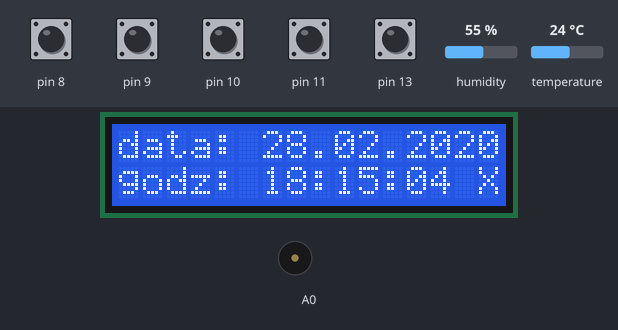
A sketch run on a simulated Arduino Uno, built with avr-gcc and run on an emulated ATmega328P. Parts: 16×2 character LCD, buzzer (waves = sounding). The test bench sets the inputs (shaded band); at power-on: pin 8–11, pin 13 HIGH, humidity 55 %, temperature 24 °C. The local clock reads 2024-03-15 10:24:30 at power-on unless the sketch sets it.

Above: at 4.2 s.
4.3 s: pin 13 pulled LOW for 0.25 s
At 5.2 s:
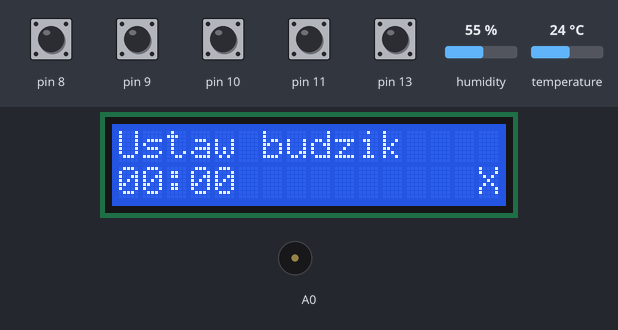
6.0 s: pin 11 pulled LOW for 0.25 s
At 6.4 s:
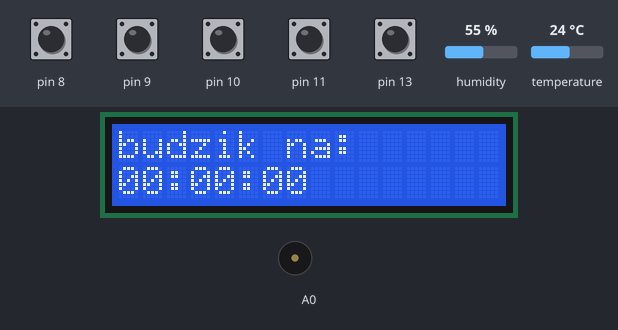
9.2 s: pin 13 pulled LOW for 1 s
At 10.5 s:
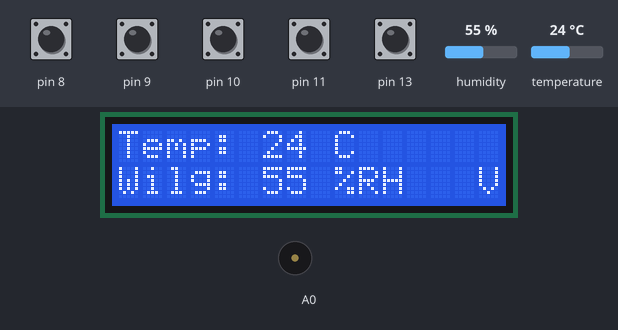
11.7 s: humidity set to 22 %
At 13.6 s:
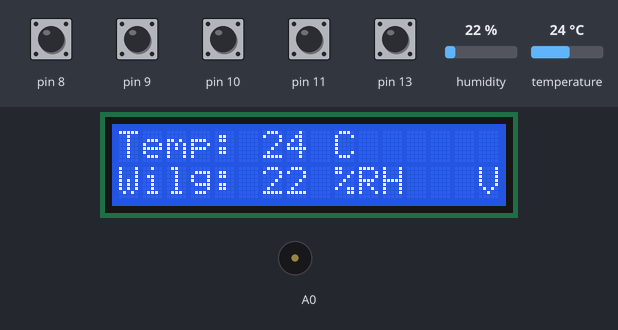
14.3 s: pin 13 pulled LOW for 0.25 s
At 16.6 s:
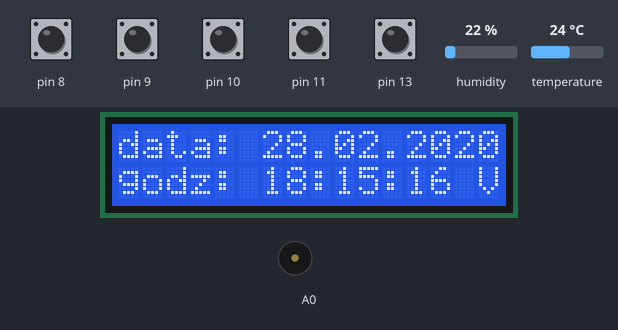
17.5 s: pin 11 driven LOW and pin 13 driven LOW
At 18.9 s:
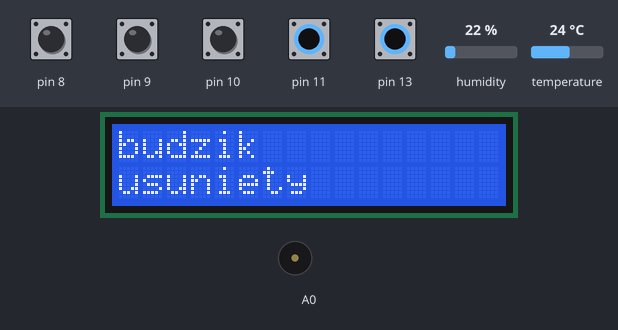
Timing chart, 0 to 20.5 s (numbered marks = the images above; inputs shaded):
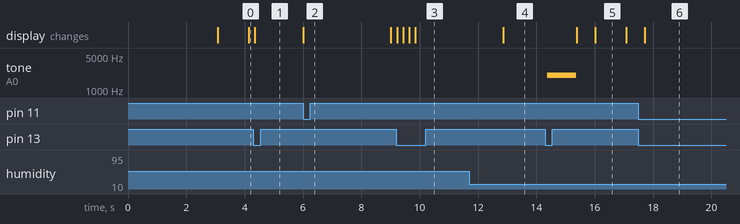

The sketch:

clock.ino
```cpp
//piny od 2 do 7 są z lcd, pin 11 z IRremote

#include<LiquidCrystal.h>
#include<DS3231.h>
#include "DHT.h"
#define DHT11_PIN 12
LiquidCrystal lcd(2,3,4,5,6,7);
DS3231 rtc(SDA, SCL);
DHT dht;

int przestepne[12]={31,29,31,30,31,30,31,31,30,31,30,31};
int nieprzestepne[12]={31,28,31,30,31,30,31,31,30,31,30,31};
void setup() {

  //Serial.begin(9600);
//  pinMode(A1, OUTPUT);
//  pinMode(A2, OUTPUT);
//  pinMode(A3, OUTPUT);
//  pinMode(A4, OUTPUT);
  pinMode(11, INPUT_PULLUP);
  pinMode(A0, OUTPUT);
  pinMode(13, INPUT_PULLUP);
  pinMode(8, INPUT_PULLUP);
  pinMode(9, INPUT_PULLUP);
  pinMode(10, INPUT_PULLUP);
  dht.setup(DHT11_PIN);
  rtc.begin();
  rtc.setTime(18,15,0);
  rtc.setDate(28,2,2020);
  lcd.begin(16,2);
  lcd.setCursor(0,0);
  lcd.print("Witaj w zegarku!");
  delay(3000);

}

int menu=0;
int godzina=0;
int minuty=0;
String budzik="--.--";
String sgodz="";
String sminu="";
bool flaga_budzika=false;
bool jasnosc=false;
int ustawgodz=0;
int ustawmin=0;
int rok=2000;
int miesiac=1;
int dzien=1;

void loop(){
  lcd.clear();
  lcd.setCursor(0,0);
  if (menu==0){
    rok=2000;
    miesiac=1;
    dzien=1;
    rok=2000;
    miesiac=1;
    dzien=1;
    ustawgodz=0;
    ustawmin=0;
    godzina=0;
    minuty=0;
    lcd.print("data: ");
    lcd.print(data());
    lcd.setCursor(0,1);
    lcd.print("godz: ");
    lcd.print(godz());
    czy_budzik(flaga_budzika);
    delay(200);
  }

  else if (menu==1){

    lcd.print("Ustaw budzik ");
    lcd.setCursor(0,1);
    //lcd.print(budzik);
    if(godzina<10){
      lcd.print("0"+String(godzina));
      sgodz="0"+String(godzina);
    }
    else{
      lcd.print(godzina);
      sgodz=String(godzina);
    }
    lcd.print(":");
    if(minuty<10){
      lcd.print("0"+String(minuty));
      sminu="0"+String(minuty);
    }
    else{
      lcd.print(minuty);
      sminu=String(minuty);
    }

    if(digitalRead(8)==LOW){
      if(godzina==23){
        godzina=0;
      }
      else{
        godzina+=1;
      }
    }

    if(digitalRead(9)==LOW){
      if(minuty==59){
        minuty=0;
      }
      else{
      minuty+=1;
      }
    }

    if((digitalRead(11)==LOW)&&(flaga_budzika==false)){
      budzik=sgodz+":"+sminu+":00";
      lcd.clear();
      lcd.setCursor(0,0);
      lcd.print("budzik na: ");
      lcd.setCursor(0,1);
      lcd.print(budzik);
      menu=0;
      flaga_budzika=true;
      delay(3000);
    }

    if((digitalRead(11)==LOW)&&(flaga_budzika==true)){
      lcd.clear();
      lcd.setCursor(0,0);
      lcd.print("budzik");
      lcd.setCursor(0,1);
      lcd.print("usuniety");
      budzik="--.--";
      flaga_budzika=false;
      delay(3000);
    }
    if(digitalRead(10)==LOW){
      lcd.setCursor(0,0);
      lcd.print("ustawiony na");
      lcd.setCursor(0,1);
      lcd.print(budzik);
      delay(2000);
    }
    czy_budzik(flaga_budzika);
    delay(200);
  }

    else if(menu==2){
    godzina=0;
    minuty=0;
    lcd.print("Ustaw godzine");
    lcd.setCursor(0,1);
    if(ustawgodz<10){
      lcd.print("0"+String(ustawgodz));
      sgodz="0"+String(ustawgodz);
    }
    else{
      lcd.print(ustawgodz);
      sgodz=String(ustawgodz);
    }
    lcd.print(":");
    if(ustawmin<10){
      lcd.print("0"+String(ustawmin));
      sminu="0"+String(ustawmin);
    }
    else{
      lcd.print(ustawmin);
      sminu=String(ustawmin);
    }

    if(digitalRead(8)==LOW){
      if(ustawgodz==23){
        ustawgodz=0;
      }
      else{
        ustawgodz+=1;
      }
    }

    if(digitalRead(9)==LOW){
      if(ustawmin==59){
        ustawmin=0;
      }
      else{
      ustawmin+=1;
      }
    }
    czy_budzik(flaga_budzika);
    if(digitalRead(11)==LOW){
      rtc.setTime(ustawgodz, ustawmin, 0);
      lcd.setCursor(0,0);
      lcd.print("godz. ustawiona");
      lcd.setCursor(0,1);
      lcd.print("milego dnia");
      ustawgodz=0;
      ustawmin=0;
      menu=0;
      delay(3000);

    }
    delay(200);

  }

  else if(menu==3){
    ustawgodz=0;
    ustawmin=0;
    lcd.print("Ustaw date");
    lcd.setCursor(0,1);
    if(dzien<10){
      lcd.print("0"+String(dzien));
    }
    else{
      lcd.print(dzien);
    }
    if(miesiac<10){
      lcd.print(".0"+String(miesiac));
    }
    else{
      lcd.print("."+String(miesiac));
    }
    lcd.print("."+String(rok));
    czy_budzik(flaga_budzika);
    if(digitalRead(8)==LOW){
      if(przestepny(rok)==true){
        if(dzien==przestepne[miesiac-1]){
          dzien=0;
        }
        else{
          dzien++;
        }
      }
      else{
        if(dzien==nieprzestepne[miesiac-1]){
          dzien=1;
        }
        else{
          dzien++;
        }
      }
    }
    if(digitalRead(9)==LOW){
      if(miesiac==12){
        miesiac=1;
      }
      else{
        miesiac++;
      }
    }
    if (digitalRead(10)==LOW){
      if(rok==2100){
        rok=2000;
      }
      else{
        rok++;
        if((przestepny(rok)==false) && (dzien>nieprzestepne[miesiac-1])){
          dzien=dzien-1;
        }
      }
    }
    if(digitalRead(11)==LOW){
      rtc.setDate(dzien, miesiac, rok);
      lcd.setCursor(0,0);
      lcd.print("Data ustawiona");
      lcd.setCursor(0, 1);
      lcd.print("milego dnia");
      menu=0;
      delay(3000);
    }
    delay(200);
  }
  ////////
  else if (menu==4){
    rok=2000;
    miesiac=1;
    dzien=1;
    lcd.print("Temp: ");
    lcd.print(temp()+String(" C"));
    lcd.setCursor(0,1);
    lcd.print("Wilg: ");
    lcd.print(wilg()+String(" %RH"));
    czy_budzik(flaga_budzika);
    delay(1500);
  }
//////////

  if(godz()==budzik){
    while(digitalRead(11)==HIGH){
      digitalWrite(A0, HIGH);
      budzik="--.--";
      flaga_budzika=false;
    }
      digitalWrite(A0, LOW);
  }

  if(digitalRead(13)==LOW){
    if(menu==4){
      menu=0;
      muzyczka();
    }
    else{
      menu++;
    }
  }

//  int y=map(analogRead(A0), 0, 1023, 0, 255);
//  analogWrite(A1, y);
//  analogWrite(A2, y);
//  analogWrite(A3, y);
//  analogWrite(A4, y);

}

bool przestepny(int rok){
  if((rok%4==0 && rok%100!=0) || rok%400==0){
    return true;
  }
  return false;
}
void czy_budzik(bool flaga_budzika){
  if(flaga_budzika==true){
    lcd.setCursor(15,1);
    lcd.print("V");
  }
  else if(flaga_budzika==false){
    lcd.setCursor(15, 1);
    lcd.print("X");
  }
}
int temp(){
  return dht.getTemperature();
}
int wilg(){
  return dht.getHumidity();
}
String godz(){
  return rtc.getTimeStr();
}
String data(){
  return rtc.getDateStr();
}

void muzyczka(){
  tone(A0, 2000);
  delay(1000);
  noTone(A0);
}
```

Measured:
- after the input at 4.3 s, the display: changes after 0.05 s (image 1)
- after the input at 6.0 s, the display: changes at once (image 2)
- after the input at 9.2 s, the display: first changes at once (image 3 shows a later state)
- after the input at 11.7 s, the display: changes after 1.2 s (image 4)
- after the input at 14.3 s, tone on A0: silent → 2000 Hz after 0.07 s, → silent 1.0 s later; the display: first changes after 1.1 s (image 5 shows a later state)
- after the input at 17.5 s, the display: changes after 0.22 s (image 6)
- what the display in image 5 shows lasts 1.1 s, from 16.0 s to 17.1 s
